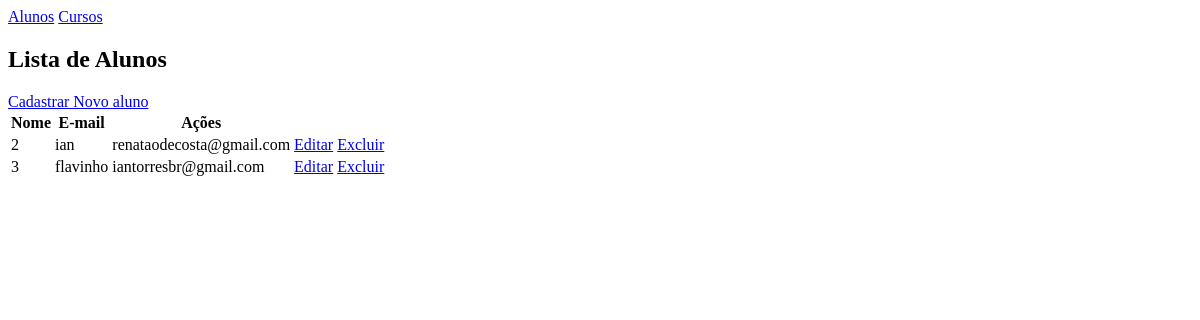
The app's page /live/listar_aluno, older data.
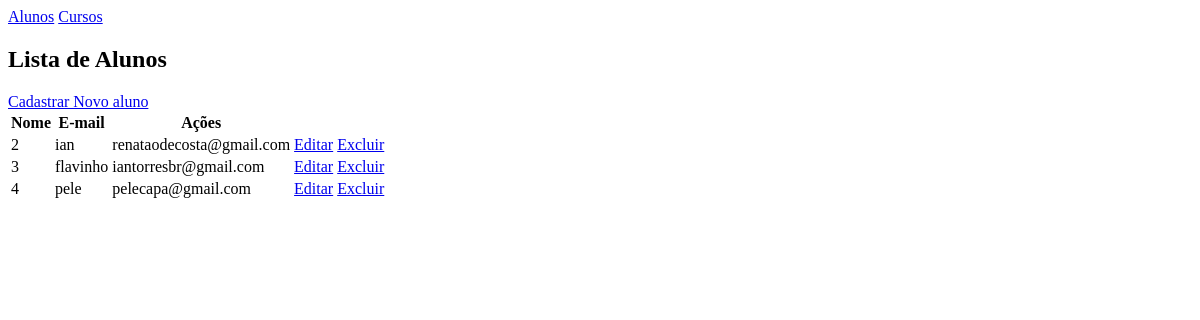
The same page, newer data.
### teste/models.py (models this page shows)
class Aluno(models.Model):
    nome =models.CharField(max_length=200, null=False)
    cpf =models.CharField(max_length=14, null=False)
    email =models.EmailField()

### teste/views.py (the view)
# urls.py: path('listar_aluno', views.listarAluno, name='listar_aluno'),
def listarAluno(request):
    alunos = Aluno.objects.all()
    return render(request, 'listar_aluno.html', {'alunos': alunos})

### teste/templates/listar_aluno.html
{% extends 'base.html' %}
{% block content %}
 <h2>Lista de Alunos</h2>
 <a href="{% url 'incluir_aluno' %}">Cadastrar Novo aluno</a>
 <table>
    <thead>
        <th>Nome</th>
        <th>E-mail</th>
        <th>Ações</th>
    </thead>
    <tbody>
        {% for a in alunos %}
         <tr>
            <td>{{a.id}}</td>
            <td>{{a.nome}}</td>
            <td>{{a.email}}</td>
            <td><a href="{% url 'editar_aluno' a.id %}">Editar</a>
            <a href="{%url 'excluir_aluno' a.id %}">Excluir</a>
            </td>
         </tr>
         {% endfor %}
    </tbody>
 </table>
{% endblock %}

Row changes from the older to the newer data that the page shows:
added Aluno: id "4", nome "pele", email "pelecapa@gmail.com"
